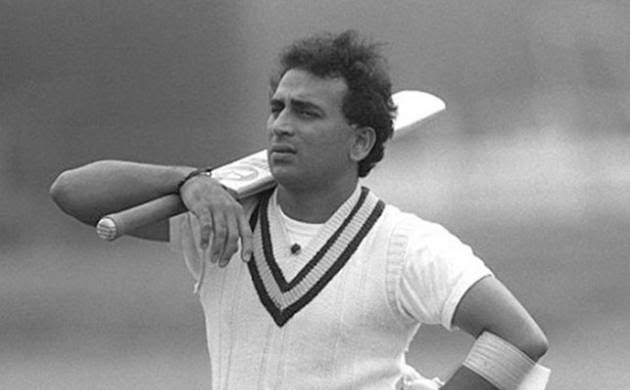
#> input picture img1.jpg, 630 x 390 px
$ jupyter execute 'Task 4.3.ipynb'
#> lines starting #> are read from the running program, lines starting #| are printed output that depends on the picture
# Take 2 image and combine it to form single image. For example collage

[cell 1]
import cv2

[cell 2]
import numpy as np

[cell 3]
photo1 = cv2.imread('img1.jpg')
#> photo1 is the input picture: shape (390, 630, 3); min 0, max 255, mean 139.9

[cell 4]
photo2 = cv2.imread('img2.jpg')
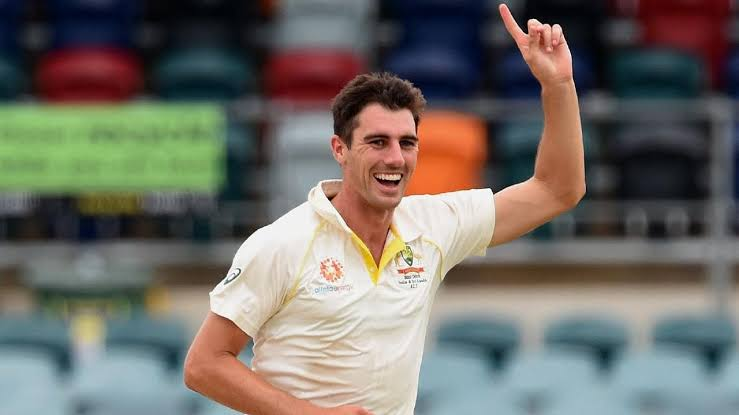
#> input picture img2.jpg, 739 x 415 px
#> photo2 is the input picture: shape (415, 739, 3); mean B, G, R 102.3, 109.2, 113

[cell 5]
photo1.shape
#> Out = (390, 630, 3)

[cell 6]
photo2.shape
#> Out = (415, 739, 3)

[cell 7]
photo2=cv2.resize(photo2 , (630, 390) , 3)
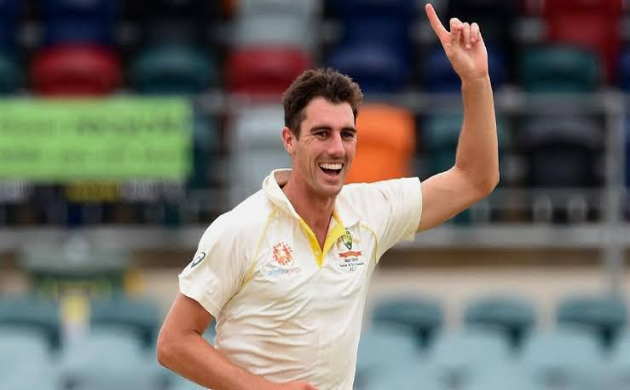
#> photo2: shape (390, 630, 3); mean B, G, R 102.2, 109.1, 112.9

[cell 8]
photo2.shape
#> Out = (390, 630, 3)

[cell 9]
# Vertically combine images

[cell 10]
photo3 = np.vstack( ( photo1 , photo2))
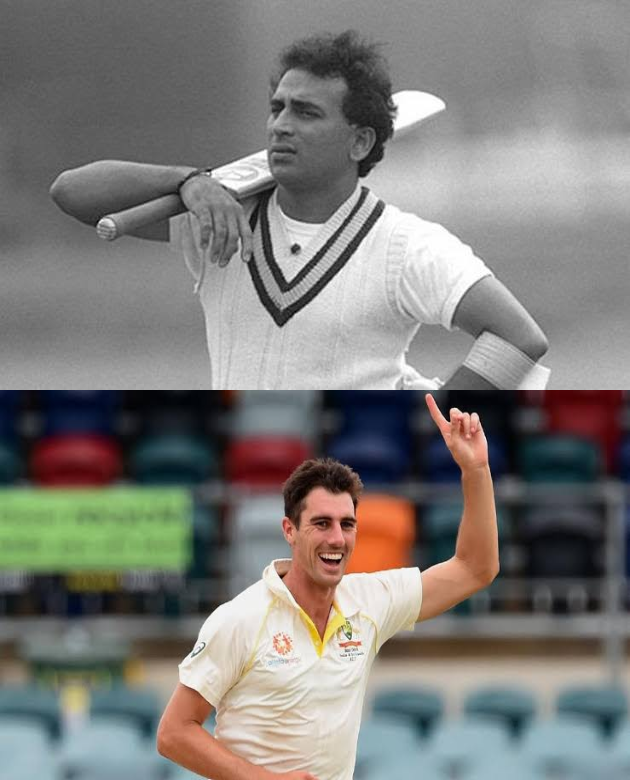
#> photo3: shape (780, 630, 3); mean B, G, R 121.1, 124.5, 126.4

[cell 11]
cv2.imshow("collage",photo3)
cv2.waitKey()
cv2.destroyAllWindows()

[cell 12]
# horizontally  combine images

[cell 13]
photo4 = np.hstack( ( photo1 , photo2))
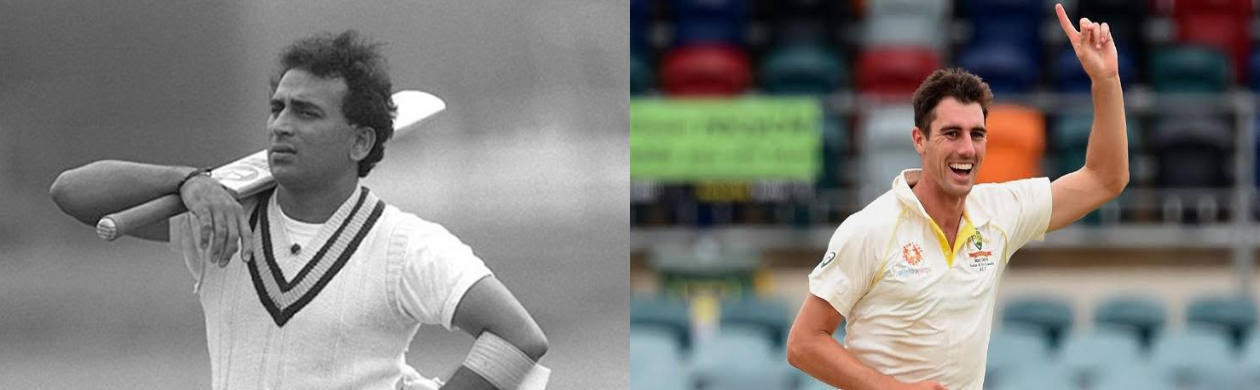
#> photo4: shape (390, 1260, 3); mean B, G, R 121.1, 124.5, 126.4
